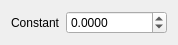
<?xml version="1.0" encoding="UTF-8"?>
<ui version="4.0">
 <class>UserConstant</class>
 <widget class="QWidget" name="UserConstant">
  <property name="geometry">
   <rect>
    <x>0</x>
    <y>0</y>
    <width>147</width>
    <height>43</height>
   </rect>
  </property>
  <property name="sizePolicy">
   <sizepolicy hsizetype="Maximum" vsizetype="Maximum">
    <horstretch>0</horstretch>
    <verstretch>0</verstretch>
   </sizepolicy>
  </property>
  <property name="windowTitle">
   <string>Form</string>
  </property>
  <layout class="QHBoxLayout" name="horizontalLayout">
   <item>
    <widget class="QLabel" name="label">
     <property name="text">
      <string>Constant</string>
     </property>
    </widget>
   </item>
   <item>
    <widget class="QDoubleSpinBox" name="doubleSpinBox">
     <property name="sizePolicy">
      <sizepolicy hsizetype="Maximum" vsizetype="Fixed">
       <horstretch>0</horstretch>
       <verstretch>0</verstretch>
      </sizepolicy>
     </property>
     <property name="decimals">
      <number>4</number>
     </property>
     <property name="minimum">
      <double>-100000000.000000000000000</double>
     </property>
     <property name="maximum">
      <double>100000000.000000000000000</double>
     </property>
     <property name="singleStep">
      <double>0.100000000000000</double>
     </property>
    </widget>
   </item>
  </layout>
 </widget>
 <resources/>
 <connections/>
</ui>
